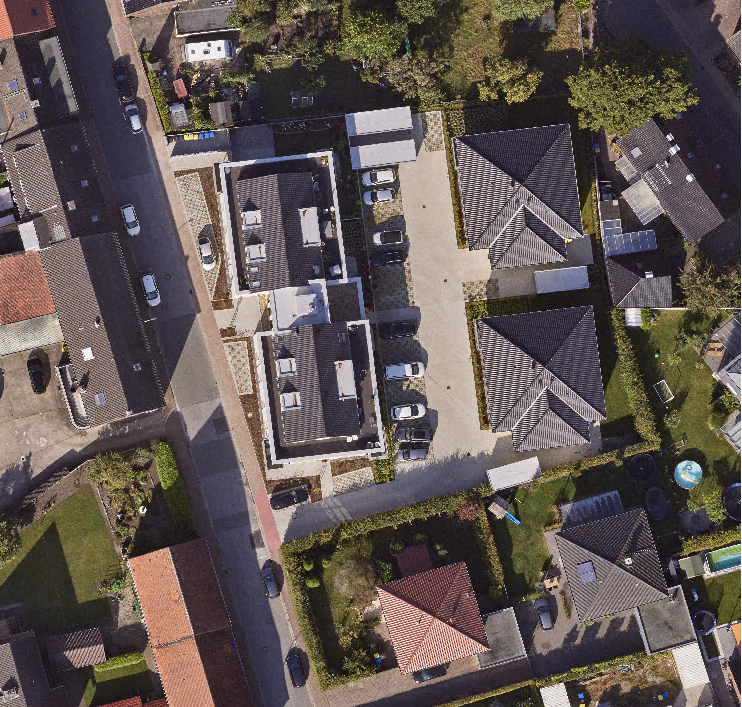
%> input picture cramer16.png, 742 x 707 px
$ octave cramer16.m   (GNU Octave 9; MATLAB toolbox functions it lacks are replaced by stand-ins)
%> lines starting %> are read from the running program, lines starting %| are printed output that depends on the picture
imageFiles = {'cramer16.png'};
filterSize = 180; % Adjust filter size as necessary for each image

for i = 1:length(imageFiles)
    img = imread(imageFiles{i});
%> img is the input picture: size 707x742x3 uint8; mean R, G, B 97.6, 87.1, 83.7

    % Convert to grayscale if necessary
    if size(img, 3) == 3
        grayImg = rgb2gray(img); % Convert RGB to grayscale
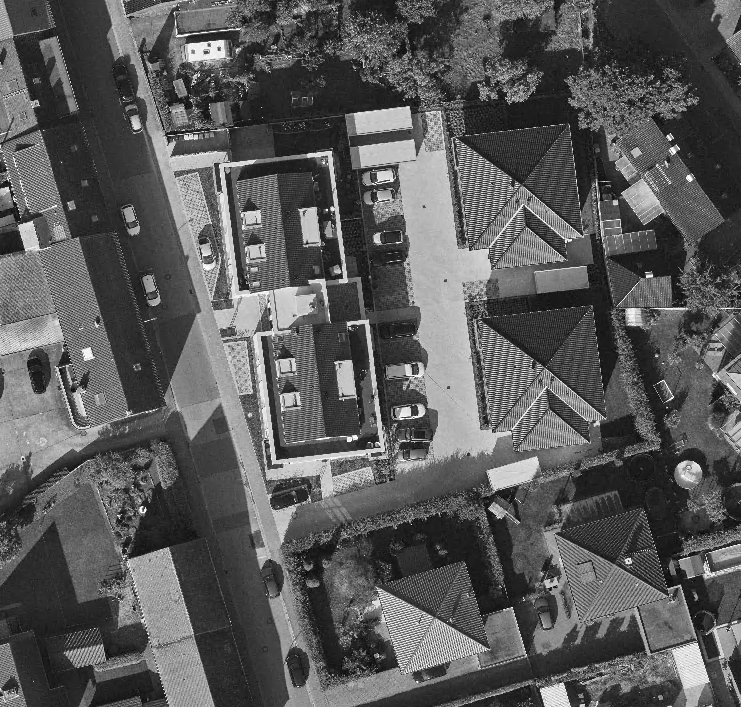
%> grayImg: size 707x742 uint8; min 0, max 255, mean 89.9
    else
        grayImg = img;
    end

    % FFT and amplitude spectrum
    fftImg = fftshift(fft2(double(grayImg)));
    amplitudeImg = log(1 + abs(fftImg)); % Log scale for better visualization
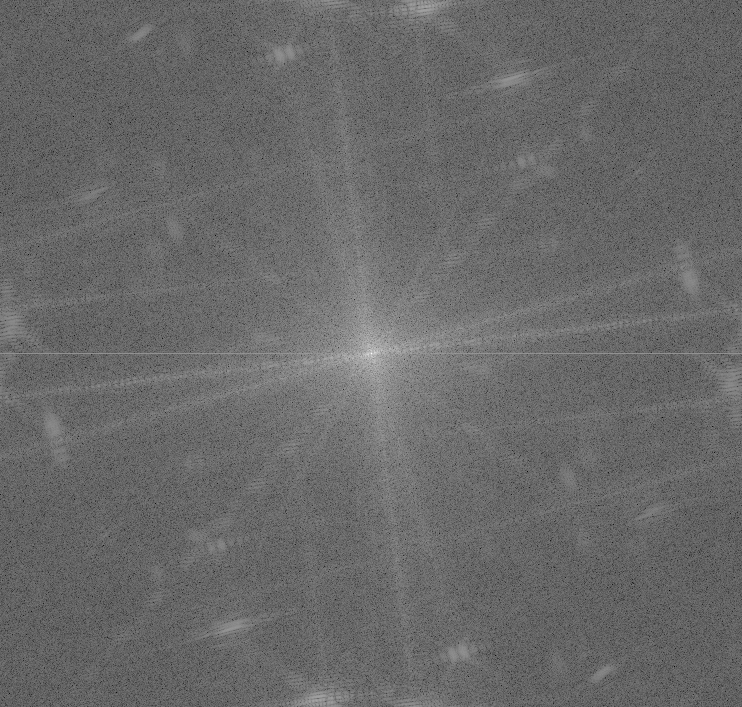
%> amplitudeImg: size 707x742 double; min 3.61, max 17.67, mean 9.43; drawn with min black and max white

    % Normalize amplitude for saving
    amplitudeImg = uint8(255 * mat2gray(amplitudeImg));
%> amplitudeImg: size 707x742 uint8
%> (the run ends here)

$ run again, with image2.png copied over cramer16.png
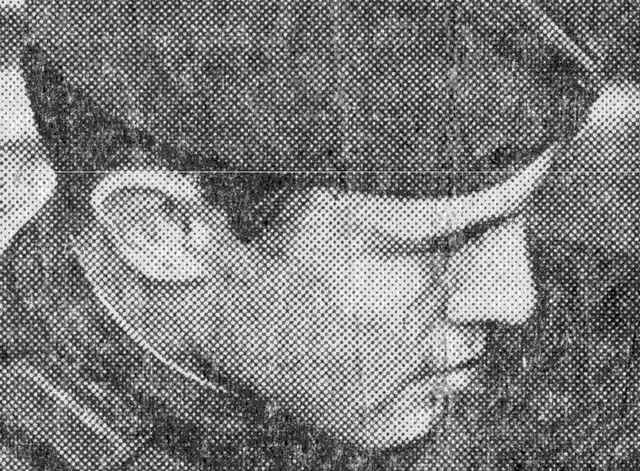
%> input picture image2.png, 640 x 471 px
%> img is the input picture: size 471x640 uint8; min 0, max 255, mean 123.6
%> `amplitudeImg = log(1 + abs(fftImg));`:
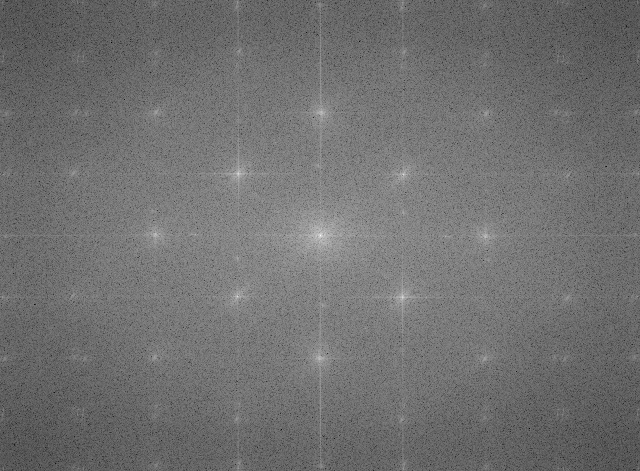
%> amplitudeImg: size 471x640 double; min 1.96, max 17.43, mean 8.79; drawn with min black and max white
